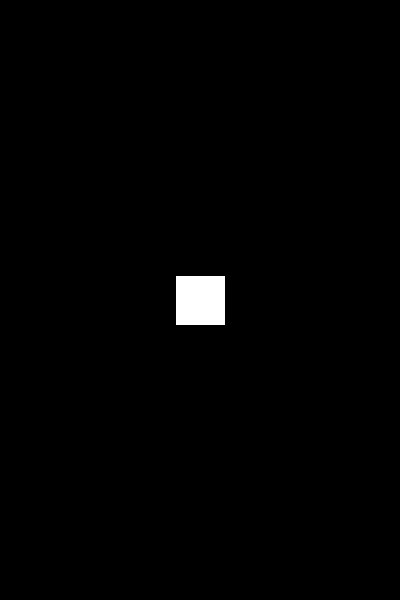
Frame 1 (no input)
Frame 60 (the mouse pressed at the canvas centre just before this capture): identical to frame 1, image omitted
Frame 120 (the mouse held since frame 60 and released just before this capture): identical to frame 1, image omitted

The Processing sketch that drew this single still picture (run headless with seeded random() and noise(); from frame 60 on, the mouse is pressed at the canvas centre):

// Processing sketch: james
// ── james.pde
ArrayList<Ball> balls = new ArrayList<Ball>();

// moving rectangle data
float rectangleX;
float rectangleY;
float rectangleWidth;
float rectangleHeight;
float radius = 20;

void setup()
{
 size(400,600);
 background(0);
 rectMode(CENTER);
 
 rectangleX = width/2;
 rectangleY = height/2;
 rectangleWidth = 50;
 rectangleHeight = 50;
}

void draw()
{
  background(0);  
  
  // move down
  if(keyCode == 40)
  {
    if(rectangleY >= height-rectangleHeight/2)
    {
      rectangleY = height-rectangleHeight/2;
    }
    else
    {
      rectangleY += 5;
    }
  }
  
  // move up
  if(keyCode == 38)
  {
    if(rectangleY <= 0+rectangleHeight/2)
    {
      rectangleY = 0+rectangleHeight/2;
    }
    else
    {
      rectangleY -= 5;
    }
  }
  
  // move left
  if(keyCode == 37)
  {
    if(rectangleX <= 0+rectangleWidth/2)
    {
      rectangleX = 0+rectangleWidth/2-1;
    }
    else
    {
      rectangleX -= 5;
    }
  }
  
  // move right
  if(keyCode == 39)
  {
    if(rectangleX >= width-rectangleWidth/2)
    {
       rectangleX = width-rectangleWidth/2; 
    }
    else
    {
      rectangleX += 5;
    }
  }
  
  rect(rectangleX, rectangleY, rectangleWidth, rectangleHeight);
  
  
 // draw all the balls again at the start... & make sure they fall
 //for(int i = 0; i < balls.size(); i++)
 //{
 //   balls.get(i).display();
 //   balls.get(i).fall();
 //   if(balls.get(i).isColliding(rectangleX, rectangleY))
 //   {
 //    println("collision detected"); 
 //    fill(255,0,0);
 //    rect(rectangleX, rectangleY, rectangleWidth, rectangleHeight);
 //   }
 //}
 
 
 // just show the ball most recently created
 if(balls.size() != 0)  // make sure a ball has been created before you try to show it...
 {
   balls.get(balls.size()-1).display();
   balls.get(balls.size()-1).fall();
   if(balls.get(balls.size()-1).isColliding(rectangleX, rectangleY))
   {
     println("collision detected");   // turn the shapes red if there is a collision.  This is where you'd end the game
     fill(255,0,0);
     rect(rectangleX, rectangleY, rectangleWidth, rectangleHeight);
   }
 }
 
 
}

void keyPressed()
{
   if(key == 'b')
   {
     fill(255);
     //noStroke();
     balls.add(new Ball(random(0,width), 0, radius, rectangleX, rectangleY, rectangleWidth, rectangleHeight));
     int lastBall = balls.size()-1;
     balls.get(lastBall).display();
     balls.get(lastBall).fall();
   }
}


class Ball
{
 // data
   float circleX;
   float circleY;
   float radius;
   float rectangleX;
   float rectangleY;
   float rectangleWidth;
   float rectangleHeight;
   
   
 // constructor
 Ball(
   float _circleX,
   float _circleY,
   float _radius,
   float _rectangleX,
   float _rectangleY,
   float _rectangleWidth,
   float _rectangleHeight)
 {
   circleX = _circleX;
   circleY = _circleY;
   radius = _radius;
   rectangleX = _rectangleX;
   rectangleY = _rectangleY;
   rectangleWidth = _rectangleWidth;
   rectangleHeight = _rectangleHeight;
 }
 
 // methods
 
 void display()
 {
   ellipseMode(CENTER);
   ellipse(circleX, circleY, radius*2, radius*2);
 }
 
 void fall()
 {
   circleY += 5;
   if(circleY >= height)
   {
     circleY = 0;
     balls.add(new Ball(random(0,width), 0, radius, rectangleX, rectangleY, rectangleWidth, rectangleHeight));
   }
 }
 
  boolean isColliding(float _rectangleX, float _rectangleY)
  {
    float circleDistanceX = abs(circleX - _rectangleX - rectangleWidth/2);
    float circleDistanceY = abs(circleY - _rectangleY - rectangleHeight/2);
   
    if (circleDistanceX > (rectangleWidth/2 + radius)) { return false; }
    if (circleDistanceY > (rectangleHeight/2 + radius)) { return false; }
   
    if (circleDistanceX <= (rectangleWidth/2)) { return true; }
    if (circleDistanceY <= (rectangleHeight/2)) { return true; }
   
    float cornerDistance_sq = pow(circleDistanceX - rectangleWidth/2, 2) +
                         pow(circleDistanceY - rectangleHeight/2, 2);
   
    return (cornerDistance_sq <= pow(radius,2));
  }
 
 
}
